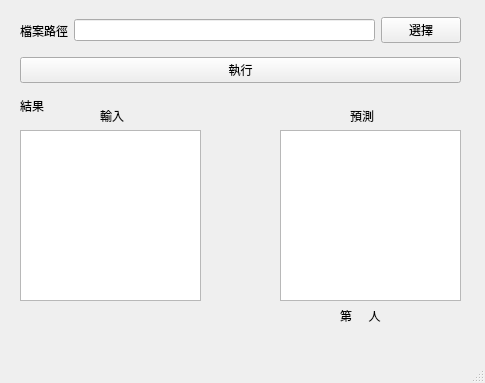
<?xml version="1.0" encoding="UTF-8"?>
<ui version="4.0">
 <class>MainWindow</class>
 <widget class="QMainWindow" name="MainWindow">
  <property name="geometry">
   <rect>
    <x>0</x>
    <y>0</y>
    <width>485</width>
    <height>383</height>
   </rect>
  </property>
  <property name="windowTitle">
   <string>MainWindow</string>
  </property>
  <widget class="QWidget" name="centralwidget">
   <widget class="QWidget" name="horizontalLayoutWidget">
    <property name="geometry">
     <rect>
      <x>20</x>
      <y>10</y>
      <width>441</width>
      <height>41</height>
     </rect>
    </property>
    <layout class="QHBoxLayout" name="horizontalLayout">
     <item>
      <widget class="QLabel" name="label">
       <property name="text">
        <string>檔案路徑</string>
       </property>
      </widget>
     </item>
     <item>
      <widget class="QLineEdit" name="lineEdit"/>
     </item>
     <item>
      <widget class="QPushButton" name="pushButton">
       <property name="text">
        <string>選擇</string>
       </property>
      </widget>
     </item>
    </layout>
   </widget>
   <widget class="QWidget" name="verticalLayoutWidget">
    <property name="geometry">
     <rect>
      <x>20</x>
      <y>50</y>
      <width>441</width>
      <height>41</height>
     </rect>
    </property>
    <layout class="QVBoxLayout" name="verticalLayout_2">
     <item>
      <widget class="QPushButton" name="pushButton_2">
       <property name="text">
        <string>執行</string>
       </property>
      </widget>
     </item>
    </layout>
   </widget>
   <widget class="QLabel" name="label_2">
    <property name="geometry">
     <rect>
      <x>20</x>
      <y>100</y>
      <width>47</width>
      <height>12</height>
     </rect>
    </property>
    <property name="text">
     <string>結果</string>
    </property>
   </widget>
   <widget class="QGraphicsView" name="graphicsView">
    <property name="geometry">
     <rect>
      <x>20</x>
      <y>130</y>
      <width>181</width>
      <height>171</height>
     </rect>
    </property>
   </widget>
   <widget class="QGraphicsView" name="graphicsView_2">
    <property name="geometry">
     <rect>
      <x>280</x>
      <y>130</y>
      <width>181</width>
      <height>171</height>
     </rect>
    </property>
   </widget>
   <widget class="QLabel" name="label_3">
    <property name="geometry">
     <rect>
      <x>100</x>
      <y>110</y>
      <width>47</width>
      <height>12</height>
     </rect>
    </property>
    <property name="text">
     <string>輸入</string>
    </property>
   </widget>
   <widget class="QLabel" name="label_4">
    <property name="geometry">
     <rect>
      <x>350</x>
      <y>110</y>
      <width>47</width>
      <height>12</height>
     </rect>
    </property>
    <property name="text">
     <string>預測</string>
    </property>
   </widget>
   <widget class="QLabel" name="label_5">
    <property name="geometry">
     <rect>
      <x>340</x>
      <y>310</y>
      <width>47</width>
      <height>12</height>
     </rect>
    </property>
    <property name="text">
     <string>第     人</string>
    </property>
   </widget>
   <widget class="QLabel" name="label_6">
    <property name="geometry">
     <rect>
      <x>280</x>
      <y>330</y>
      <width>191</width>
      <height>20</height>
     </rect>
    </property>
    <property name="text">
     <string/>
    </property>
   </widget>
  </widget>
  <widget class="QMenuBar" name="menubar">
   <property name="geometry">
    <rect>
     <x>0</x>
     <y>0</y>
     <width>485</width>
     <height>21</height>
    </rect>
   </property>
  </widget>
  <widget class="QStatusBar" name="statusbar"/>
 </widget>
 <resources/>
 <connections/>
</ui>
